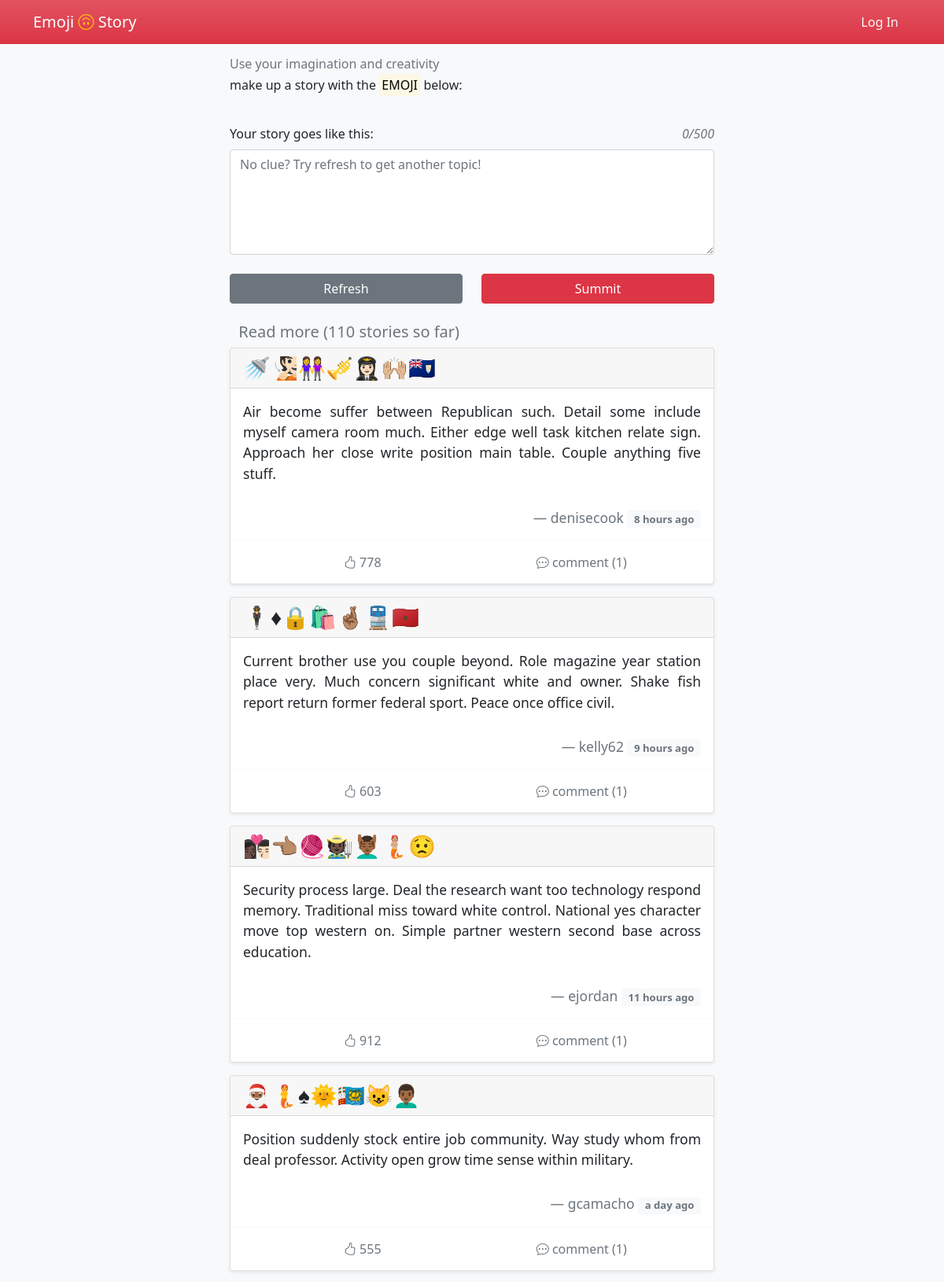
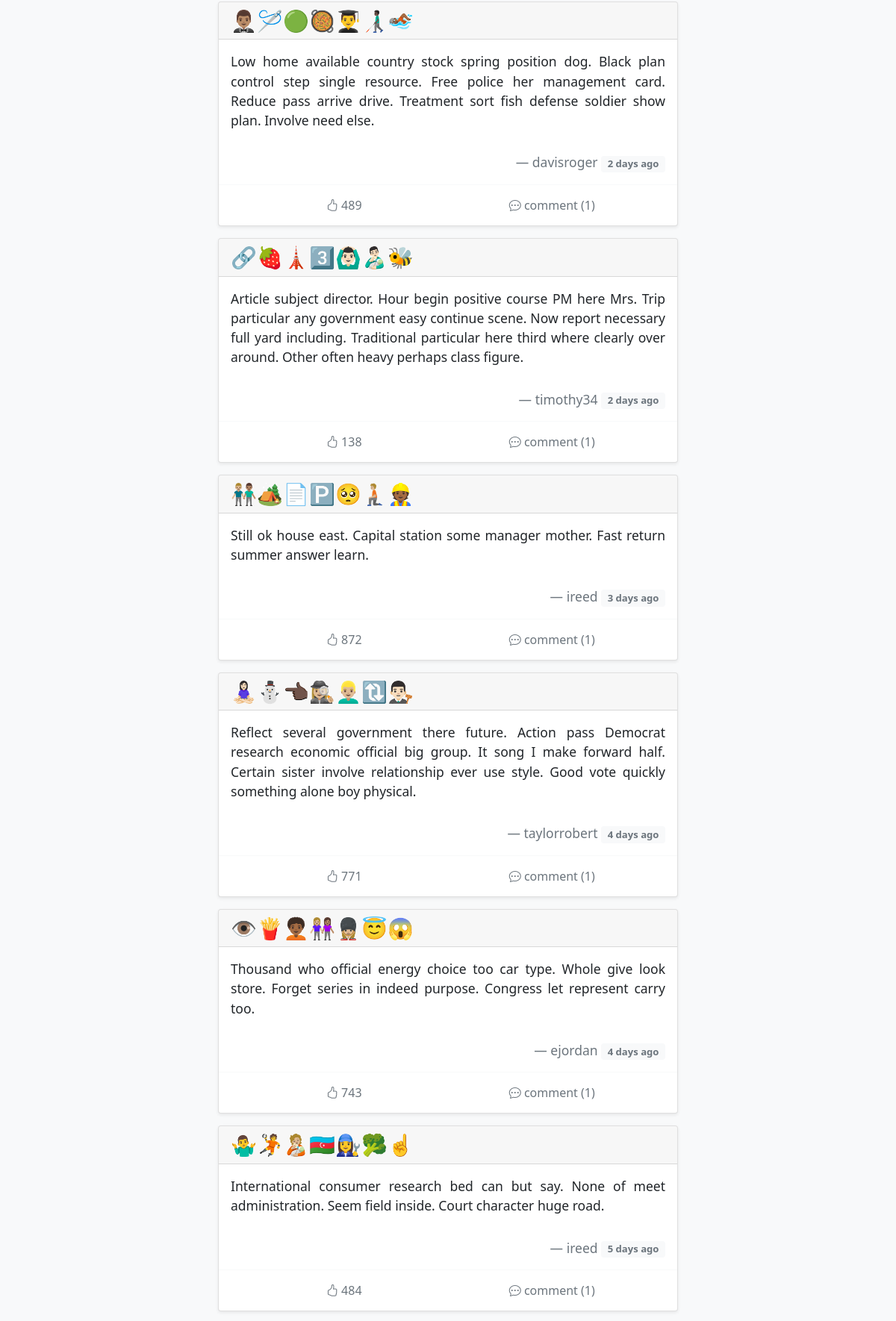
The page / (upper part) on the database its author committed (2 pictures, top to bottom).
### emoji_story/models.py (models this page shows)
class Post(db.Model):
    id = db.Column(db.Integer, primary_key=True)
    emoji = db.Column(db.String)
    name = db.Column(db.String)
    story = db.Column(db.Text)
    time = db.Column(db.DateTime, default=datetime.utcnow, index=True)
    delete = db.Column(db.Boolean, default=False)
    like = db.Column(db.Integer, default=0)
    author_id = db.Column(db.Integer, db.ForeignKey('author.id'))
    user = db.relationship('Author', back_populates='post')
    comment = db.relationship('Comment')

### emoji_story/blueprints/main_page.py (the view)
@main_page_bp.route('/', methods=['GET', 'POST'])
def index():
    form = StoryForm()  # https://unicode.org/emoji/charts/emoji-ordering.txt
    tempstory = request.cookies.get('tempstory')
    if tempstory:
        form.story.data = tempstory
    if current_user.is_authenticated:
        like_list = json.loads(Author.query.get(current_user.get_id()).like)['like_post']
    else:
        like_list = []
    page = request.args.get('page', 1, type=int)
    per_page = 15  # 每页数量
    pagination = Post.query.order_by(Post.time.desc()).filter_by(delete=False).paginate(page, per_page=per_page)
    posts = pagination.items
    if form.validate_on_submit():
        return submit_post(form=form, emoji_str=request.cookies.get('emoji'))
    response = make_response(render_template('index.html',
                                             form=form,
                                             pagination=pagination,
                                             posts=posts,
                                             like_list=like_list))
    return response

### emoji_story/forms.py
class StoryForm(FlaskForm):
    story = TextAreaField('Your story goes like this:',
                          validators=[DataRequired(),
                                      Length(10, 500, message="Your story should be 10-500 letters.")],
                          render_kw={'placeholder': "No clue? Try refresh to get another topic!"})
    submit = SubmitField()

### emoji_story/templates/index.html (shortened to what this page needs)
{% extends 'base.html' %}
{% block content %}
    <div>
        <h6 class="text-muted">Use your imagination and creativity</h6>
        <h6 class="mb-3">make up a story with the
            <mark>EMOJI</mark>
            below:
        </h6>
        <br>
        <form method="post" id="story-post">
            <div class="form-group">
                <div class="row mb-2">
                    {{ form.story.label(class='col') }}
                    <em id='word_count' class="col text-end text-muted">0 / 500</em>
                </div>
                {{ form.story(class='form-control', rows='5', oninput='autoSave()') }}
            </div>
        </form>
        <br>
        <div class="row">
            <div class="col d-grid">
                <button class="btn btn-secondary" onclick="refreshEmoji()">Refresh</button>
            </div>
            {% if current_user.is_authenticated %}
                <div class="col d-grid">
                    {{ form.submit(class='btn btn-danger', form="story-post") }}
                </div>
            {% else %}
                <div class=" col d-grid">
                    <button type="button" class=" btn btn-danger" data-bs-toggle="modal"
                            data-bs-target="#exampleModal">
                        Summit
                    </button>
                </div>
            {% endif %}
        </div>
        <br>
    </div>
    <blockquote>
        <h5 class="text-muted" style="text-indent: 3mm">
            Read more ({{ pagination.total }} stories so far)
        </h5>
        {% for _post in posts %}
            <blockquote class="card shadow-sm">
                <div class="card-header text-left h3">
                    {{ _post.emoji|safe }}
                </div>
                <div class="card-body">
                    <blockquote class="blockquote mb-0">
                        <p class="small" style="text-align: justify">{{ _post.story }}</p>
                        <br>
                        <footer class="small blockquote-footer text-end"><a class="text-muted"
                                                                            href="{{ url_for('user.people', username=_post.name) }}">{{ _post.name }}</a>
                            <small class="badge text-muted bg-light align-middle">
                                {{ moment(_post.time).fromNow(refresh=True) }}
                            </small>
                        </footer>
                    </blockquote>
                </div>
                <div class="card-footer bg-transparent border-light">
                    <div class="btn-group container-fluid" id={{ _post.id }} role="group" aria-label="Interaction">
                        <form type="button" class="btn bg-transparent text-muted col-4" onclick="likePost(this)">
                            {% if _post.id not in like_list %}
                                <i class="bi bi-hand-thumbs-up"></i>
                            {% else %}
                                <i class="bi bi-hand-thumbs-up-fill text-danger"></i>
                            {% endif %}
                            <text> {{ _post.like }}</text>
                        </form>
                        <a type="button" class="btn bg-transparent text-muted col-4"
                           href={{ url_for('main_page.post', post_id=_post.id) }}>
                            <i class="bi bi-chat-dots"></i> comment ({{ _post.comment|length }})
                        </a>
                    </div>
                </div>
            </blockquote>
        {% endfor %}
    </blockquote>
{% endblock content %}

### emoji_story/templates/base.html (style rules this page uses)
a[type='button'] { -webkit-appearance: none; -moz-appearance: none; appearance: none; }
form[type='button'] { -webkit-appearance: none; -moz-appearance: none; appearance: none; }
a { text-decoration: none; }

### rows shown on the page
Post: emoji "🚿🧏🏻👭🎺👩🏻‍✈️🙌🏼🇦🇮", story "Air become suffer between Republican such. Detail some include myself camera room much. Either edge well task kitchen relate sign. Approach her close write position main table. Couple anything five stuff.", name "denisecook", time "8 hours ago", like "778", comment|length "1"
Post: emoji "🕴♦🔒🛍🤞🏽🚆🇲🇦", story "Current brother use you couple beyond. Role magazine year station place very. Much concern significant white and owner. Shake fish report return former federal sport. Peace once office civil.", name "kelly62", time "9 hours ago", like "603", comment|length "1"
Post: emoji "👩🏿‍❤️‍💋‍👨🏻👈🏽🧶🧑🏿‍🌾💆🏾‍♂️🧜🏼😟", story "Security process large. Deal the research want too technology respond memory. Traditional miss toward white control. National yes character move top western on. Simple partner western second base across education.", name "ejordan", time "11 hours ago", like "912", comment|length "1"
Post: emoji "🎅🏾🧜♠🌞🇵🇲😺👨🏾‍🦱", story "Position suddenly stock entire job community. Way study whom from deal professor. Activity open grow time sense within military.", name "gcamacho", time "a day ago", like "555", comment|length "1"
Post: emoji "🤵🏽‍♂️🪡🟢🥘👨‍🎓👨🏿‍🦯🏊🏾", story "Low home available country stock spring position dog. Black plan control step single resource. Free police her management card. Reduce pass arrive drive. Treatment sort fish defense soldier show plan. Involve need else.", name "davisroger", time "2 days ago", like "489", comment|length "1"
Post: emoji "🔗🍓🗼3️⃣🙆🏻‍♂️👨🏻‍🍼🐝", story "Article subject director. Hour begin positive course PM here Mrs. Trip particular any government easy continue scene. Now report necessary full yard including. Traditional particular here third where clearly over around. Other often heavy perhaps class figure.", name "timothy34", time "2 days ago", like "138", comment|length "1"
Post: emoji "👨🏼‍🤝‍👨🏽🏕📄🅿🥺🧎🏼👷🏾", story "Still ok house east. Capital station some manager mother. Fast return summer answer learn.", name "ireed", time "3 days ago", like "872", comment|length "1"
Post: emoji "🧘🏻‍♀️⛄👈🏿🕵🏼‍♀️👱🏼‍♂️🔃👨🏻‍⚖️", story "Reflect several government there future. Action pass Democrat research economic official big group. It song I make forward half. Certain sister involve relationship ever use style. Good vote quickly something alone boy physical.", name "taylorrobert", time "4 days ago", like "771", comment|length "1"
Post: emoji "👁🍟🧑🏾‍🦱👩🏼‍🤝‍👩🏽💂🏼‍♀️😇😱", story "Thousand who official energy choice too car type. Whole give look store. Forget series in indeed purpose. Congress let represent carry too.", name "ejordan", time "4 days ago", like "743", comment|length "1"
Post: emoji "🤷‍♂️🤾🧑🏼‍🍼🇦🇿👩‍🔧🥦☝", story "International consumer research bed can but say. None of meet administration. Seem field inside. Court character huge road.", name "ireed", time "5 days ago", like "484", comment|length "1"

### other values the page prints
{{ pagination.total }} "110"
